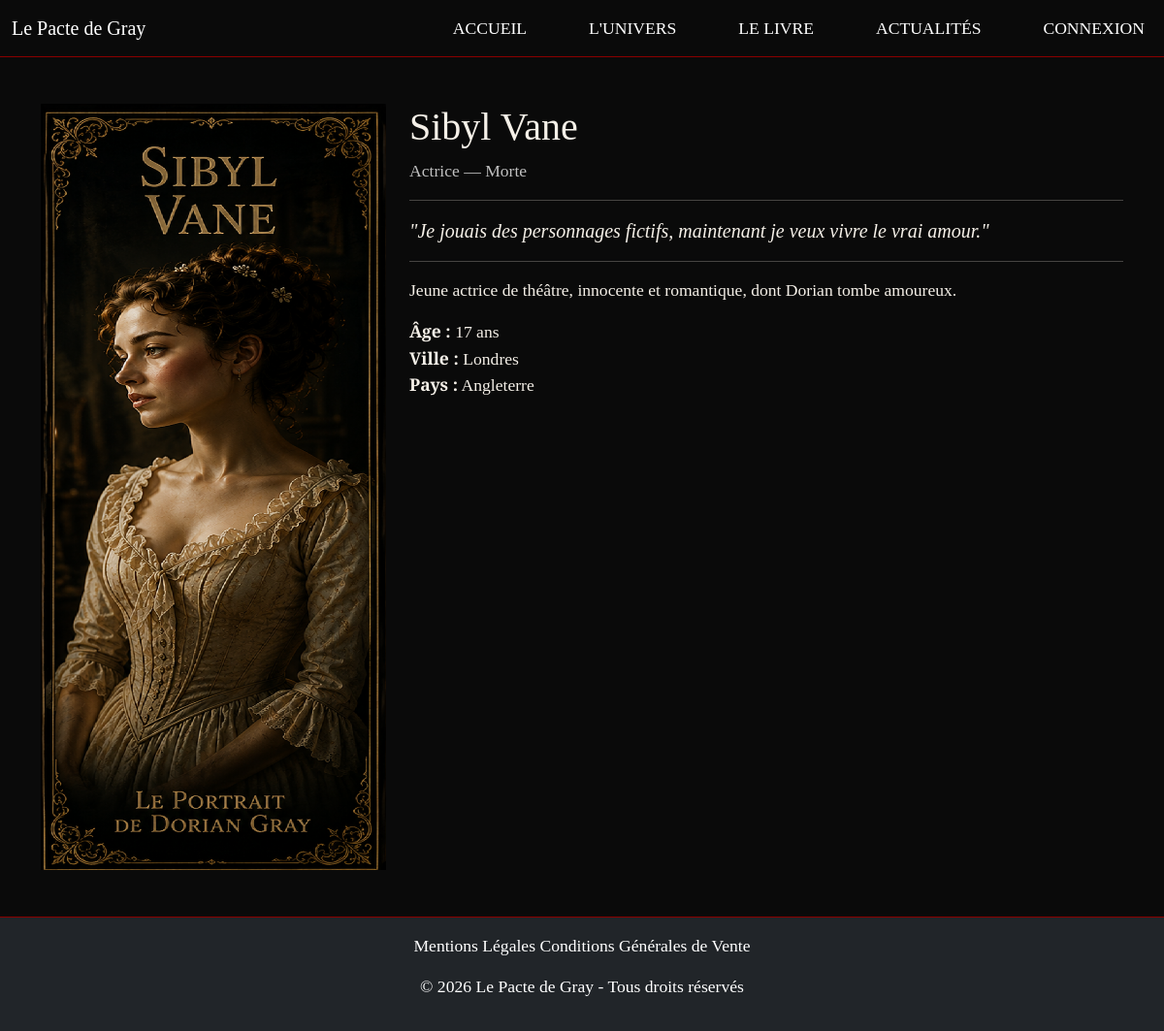
Screenshot of /pages/personnage.php?id=4 with the database file from the repository.
### tables this page shows
CREATE TABLE personnage (
    personnage_id INT PRIMARY KEY AUTO_INCREMENT,
    nom VARCHAR(150) NOT NULL,
    prenom VARCHAR(150),
    image VARCHAR(255),
    age VARCHAR(50),
    ville VARCHAR(100),
    pays VARCHAR(100),
    rang VARCHAR(100),
    statut VARCHAR (100),
    role ENUM('protagoniste', 'antagoniste', 'secondaire') NOT NULL,
    citation TEXT,
    description TEXT,
    actif BOOLEAN DEFAULT TRUE,
    categorie_id INT NOT NULL,
    FOREIGN KEY (categorie_id) REFERENCES categorie(categorie_id) 
);

### src/Services/PersonnageService.php (called while the page is built, shortened)
<?php
require_once __DIR__ .'/../Repository/PersonnageRepository.php';
class PersonnageService
{
    private PersonnageRepository $personnageRepository;
    public function __construct(PDO $pdo)
    {
        $this->personnageRepository = new PersonnageRepository($pdo);
    }
        public function getPersonnageComplet(int $id): ?array
        {
            $personnage = $this->personnageRepository->findById($id);
            $lieux = $this->personnageRepository->findLieux($id);
            return [
                'personnage' => $personnage,
                'lieux' => $lieux
            ];
        }
}

### src/Repository/PersonnageRepository.php (called while the page is built, shortened)
<?php
require_once __DIR__ .'/../Entity/Personnage.php';
class PersonnageRepository
{
    private PDO $pdo;
    public function __construct(PDO $pdo)
    {
        $this->pdo = $pdo;
    }
    public function findById(int $id): ?Personnage
    {
        $sql = "SELECT p.*, c.nom as categorie_nom
                FROM personnage p
                JOIN categorie c ON p.categorie_id = c.categorie_id
                WHERE p.personnage_id = :id
                AND p.actif = TRUE";
        $stmt = $this->pdo->prepare($sql);
        $stmt->execute([':id' => $id]);
        $stmt->setFetchMode(PDO::FETCH_CLASS, Personnage::class);
        $result = $stmt->fetch();
        return $result ?: null;
    }
    public function findLieux(int $personnageId): array
    {
        $sql = "SELECT l.lieu_id, l.nom, l.image, l.ville, l.pays, l.description
                FROM lieu l
                JOIN personnage_lieu pl ON l.lieu_id = pl.lieu_id
                WHERE pl.personnage_id = :personnage_id";
        $stmt = $this->pdo->prepare($sql);
        $stmt->execute([':personnage_id'=> $personnageId]);
        return $stmt->fetchAll(PDO::FETCH_CLASS, Personnage::class);
    }
}

### src/Entity/Personnage.php (called while the page is built, shortened)
<?php
class Personnage {
    private string $nom;
    private ?string $prenom;
    private ?string $image;
    private ?string $age;
    private ?string $ville;
    private ?string $pays;
    private ?string $rang;
    private ?string $statut;
    private ?string $citation;
    private ?string $description;
  public function getNom() : string
 {
    return $this->nom;
 }
  public function getPrenom() : ?string
 {
    return $this->prenom;
 }
  public function getImage() : ?string
 {
    return $this->image;
 }
  public function getAge() : ?string
 {
    return $this->age;
 }
  public function getVille() : ?string
 {
    return $this->ville;
 }
  public function getPays() : ?string
 {
    return $this->pays;
 }
  public function getRang() : ?string
 {
    return $this->rang;
 }
  public function getStatut() : ?string
 {
    return $this->statut;
 }
  public function getCitation() : ?string
 {
    return $this->citation;
 }
  public function getDescription() : ?string
 {
    return $this->description;
 }
}

### pages/personnage.php (the view, shortened to what this page needs)
<?php
require_once __DIR__ . '/../includes/header.php';
require_once __DIR__ . '/../src/Services/PersonnageService.php';
$personnageId = isset($_GET['id']) ? (int)$_GET['id'] : 0;
$pdo = Database::getConnection();
$personnageService = new PersonnageService($pdo);
$data = $personnageService->getPersonnageComplet($personnageId);
$personnage = $data['personnage'];
?>
<div class="container my-5">
    <div class="row">
        <div class="col-md-4 text-center">
            <img src="<?= BASE_URL ?>images/<?= htmlspecialchars($personnage->getImage()) ?>"
                 alt="<?= htmlspecialchars($personnage->getNom()) ?>"
                 class="img-fluid personnage-detail-image">
        </div>
        <div class="col-md-8">
            <h1><?= htmlspecialchars($personnage->getPrenom()) ?> <?= htmlspecialchars($personnage->getNom()) ?></h1>
            <p class="text-muted"><?= htmlspecialchars($personnage->getRang()) ?> — <?= htmlspecialchars($personnage->getStatut()) ?></p>
            <hr>
            <?php if ($personnage->getCitation()) : ?>
            <blockquote class="blockquote">
                <p><em>"<?= htmlspecialchars($personnage->getCitation()) ?>"</em></p>
            </blockquote>
            <hr>
            <?php endif; ?>
            <p><?= htmlspecialchars($personnage->getDescription()) ?></p>
            <ul class="list-unstyled mt-3">
                <?php if ($personnage->getAge()) : ?>
                    <li><strong>Âge :</strong> <?= htmlspecialchars($personnage->getAge()) ?></li>
                <?php endif; ?>
                <?php if ($personnage->getVille()) : ?>
                    <li><strong>Ville :</strong> <?= htmlspecialchars($personnage->getVille()) ?></li>
                <?php endif; ?>
                <?php if ($personnage->getPays()) : ?>
                    <li><strong>Pays :</strong> <?= htmlspecialchars($personnage->getPays()) ?></li>
                <?php endif; ?>
            </ul>
        </div>
    </div>
</div>
<?php require_once __DIR__ . '/../includes/footer.php'; ?>

### includes/header.php (shortened to what this page needs)
<!DOCTYPE html>
<html lang="fr">
<head>
    <link href="https://cdn.jsdelivr.net/npm/bootstrap@5.3.0/dist/css/bootstrap.min.css" rel="stylesheet">
    <link rel="stylesheet" href="<?= BASE_URL ?>css/style.css">
</head>
<body>
<header>
    <nav class="navbar navbar-expand-lg bg-dark" data-bs-theme="dark">
        <div class="container-fluid">
            <a class="navbar-brand text-white" href="<?= BASE_URL ?>">Le Pacte de Gray</a>
            <div class="collapse navbar-collapse" id="navbarNav">
                <ul class="navbar-nav ms-auto gap-5">
                <li class="nav-item"><a class="nav-link text-white" href="<?= BASE_URL ?>">ACCUEIL</a></li>
                <li class="nav-item"><a class="nav-link text-white" href="<?= BASE_URL ?>pages/univers.php">L'UNIVERS</a></li>
                <li class="nav-item"><a class="nav-link text-white" href="<?= BASE_URL ?>pages/le-livre.php">LE LIVRE</a></li>
                <li class="nav-item"><a class="nav-link text-white" href="<?= BASE_URL ?>pages/actualites.php">ACTUALITÉS</a></li>
                <?php if (!isset($_SESSION['utilisateur_id'])) : ?>
                    <li class="nav-item"><a class="nav-link text-white" href="<?= BASE_URL ?>espaces/admin.php">CONNEXION</a></li>
                <?php else : ?>
                    <li class="nav-item"><a class="nav-link text-white" href="<?= BASE_URL ?>espaces/admin.php">ADMIN</a></li>
                    <li class="nav-item"><a class="nav-link text-white" href="<?= BASE_URL ?>pages/deconnexion.php">DÉCONNEXION</a></li>
                <?php endif; ?>
            </ul>
            </div>
        </div>
    </nav>
</header>
<main id="main-page" style="min-height: 80vh;">

### includes/footer.php (shortened to what this page needs)
</main>
<footer class="bg-dark text-white text-center py-3">
    <div class="container">
        <p>
            <a href="<?= BASE_URL ?>pages/mentions-legales.php" class="text-white text-decoration-none">Mentions Légales</a>
            <a href="<?= BASE_URL ?>pages/cgv.php" class="text-white text-decoration-none">Conditions Générales de Vente</a>
        </p>
        <p>&copy; <?= date('Y') ?> Le Pacte de Gray - Tous droits réservés</p>
    </div>
</footer>
</body>
</html>

### css/style.css (style rules this page uses)
body { background-color: #0a0a0a; color: #F5F0E8; font-family: 'Cormorant Garamond', serif; font-size: 1.1rem; }
h1, h2, h3, h4 { font-family: 'Cinzel', serif; color: #F5F0E8; }
.navbar { background-color: #0a0a0a !important; border-bottom: 1px solid #8B0000; }
footer { background-color: #0a0a0a !important; border-top: 1px solid #8B0000; color: #C0C0C0; }
.text-muted { color: #C0C0C0 !important; }

### rows the page displays
personnage: image (picture), prenom "Sibyl", nom "Vane", rang "Actrice", statut "Morte", citation "Je jouais des personnages fictifs, maintenant je veux vivre le vrai amour.", description "Jeune actrice de théâtre, innocente et romantique, dont Dorian tombe amoureux.", age "17 ans", ville "Londres", pays "Angleterre"
